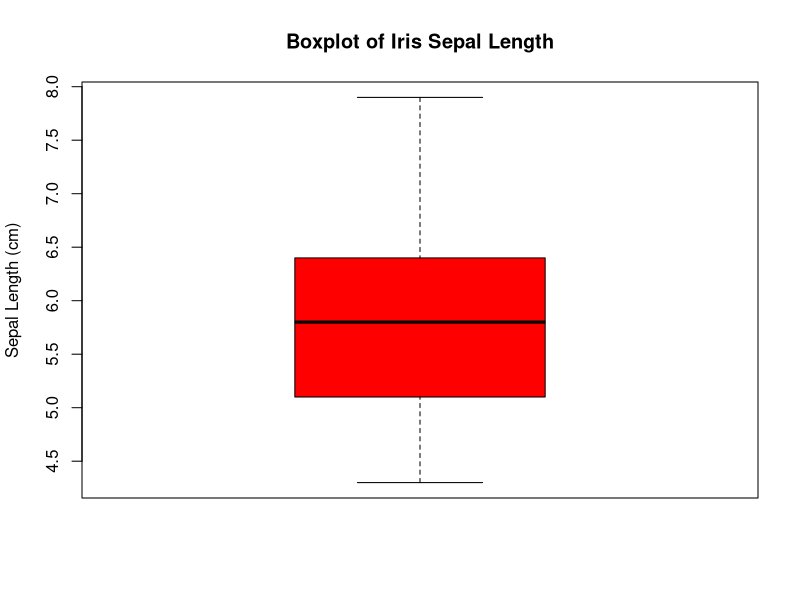
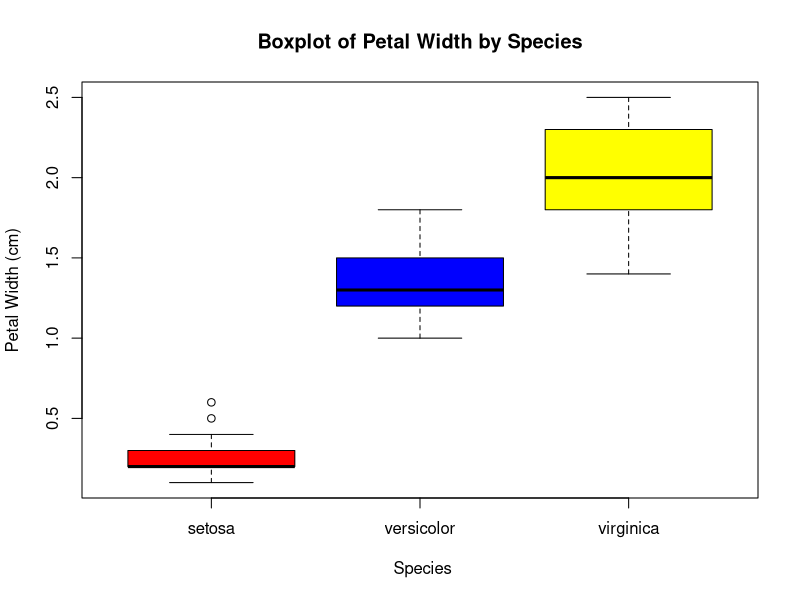

Reproduce these figures in R, in order. (Note: this script raises an error after producing the figures.)
## ---- chunk 1
knitr::opts_chunk$set(echo = TRUE)
## ---- chunk 2
boxplot(iris$Sepal.Length, ylab="Sepal Length (cm)", xlab="", main="Boxplot of Iris Sepal Length", col="red")
## ---- chunk 3
boxplot(iris$Petal.Width~iris$Species, , ylab="Petal Width (cm)", xlab=" Species", main="Boxplot of Petal Width by Species", col = c("red", "blue", "yellow"))
## ---- chunk 4
?lm()
# First four arguments - formula, data, subset, weigths
## ---- chunk 5
# lm() function uses ~ notation follows response ~ predictor, or y ~ x
# plot() functions follows , notation "x-variable, y variable"
## ---- chunk 6
mod = lm(iris$Petal.Width~iris$Petal.Length)
plot(iris$Petal.Length,iris$Petal.Width)
abline(mod,col="gray",lty=2, lwd=5)
#col = line color, lty - line type, lwd - line width, 
## ---- chunk 7
summary(mod)
# R^2 - 0.9271; p-value - < 2.2e-16; Yes
## ---- chunk 8
lbf <- lm(iris$Sepal.Width~iris$Sepal.Length)
plot(iris$Sepal.Length, iris$Sepal.Width, col=as.numeric(as.factor(iris$Species)),
pch=as.numeric(as.factor(iris$Species)))
abline(lbf)
legend("topright", legend = c("setosa", "versicolor", "virginica"), col = c("black", "red", "green"), pch = c(1, 2, 3), title = "Species", cex=0.7)
summary(lbf)
## ---- chunk 9
add <- function(x, y) {
  res <- x + y
  return(res)
}
x <- 1
y <- 3
add(x, y)
## ---- chunk 10
for(i in seq(20, 30, 2)) {
print(i)
}
## ---- chunk 11
b = c(2,3,5,7,11,13,17,19,23,29)
sample(b)
## ---- chunk 12
rnorm
args(rnorm)
?rnorm
norm=rnorm(n=20)
hist(norm)
plot(density(norm))
norm1 = rnorm(20,0,1)
norm2=rnorm(20,0.5,0.5)
plot(density(norm1),col="red",ylim=c(0,1),xlim=c(-4,4))
lines(density(norm2),col="blue")
## ---- chunk 13
normal = rnorm(100,0,1)
hist(normal)
plot(density(normal))

uniform = runif(100,0,1)
hist(uniform)
plot(density(uniform))

chisq = rchisq(100,0,1)
hist(chisq)
plot(density(chisq))

binomial = rbinom(100,0,1)
hist(binomial)
plot(density(binomial))
